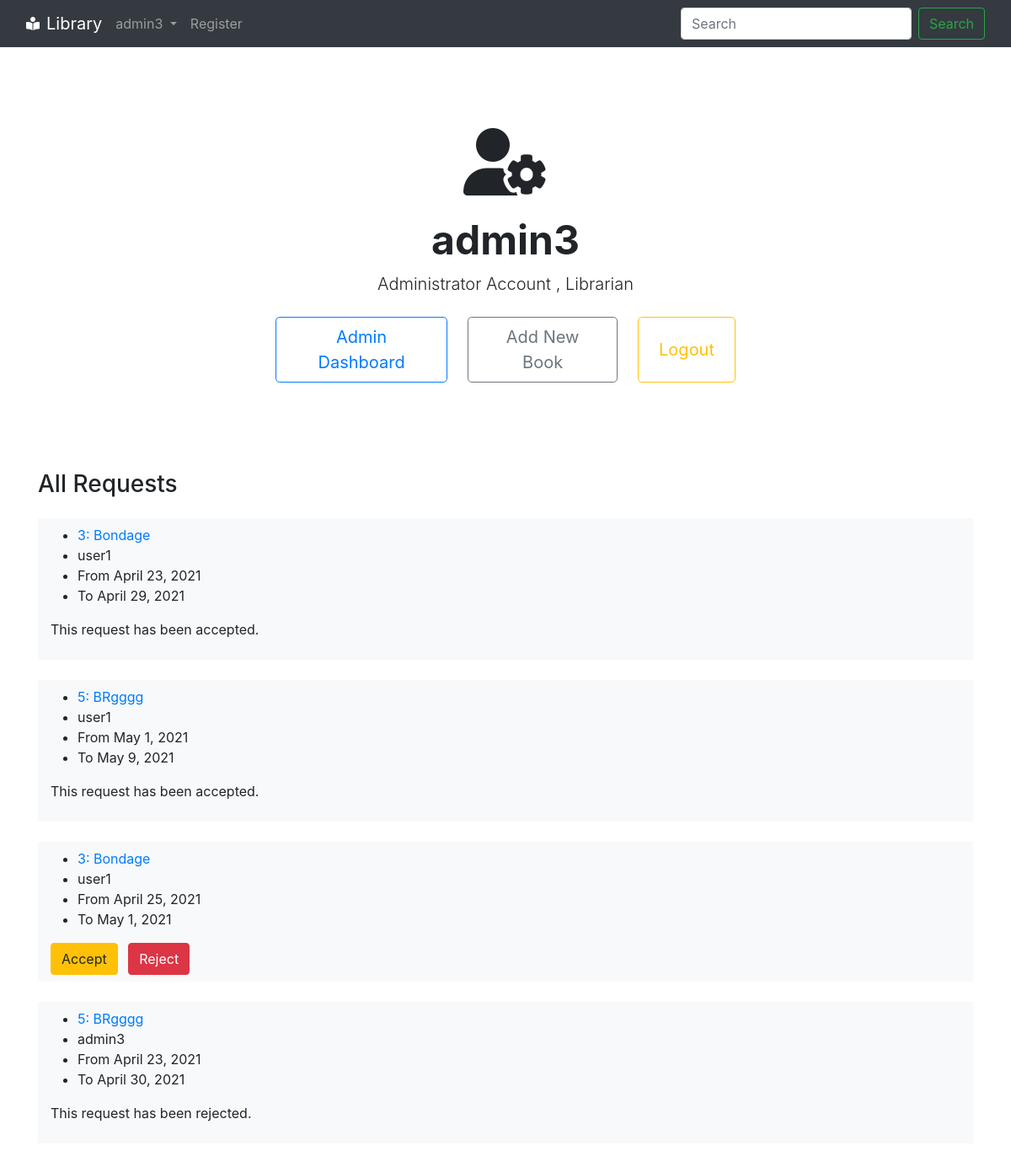
Page /profile (signed in) on the earlier database version.
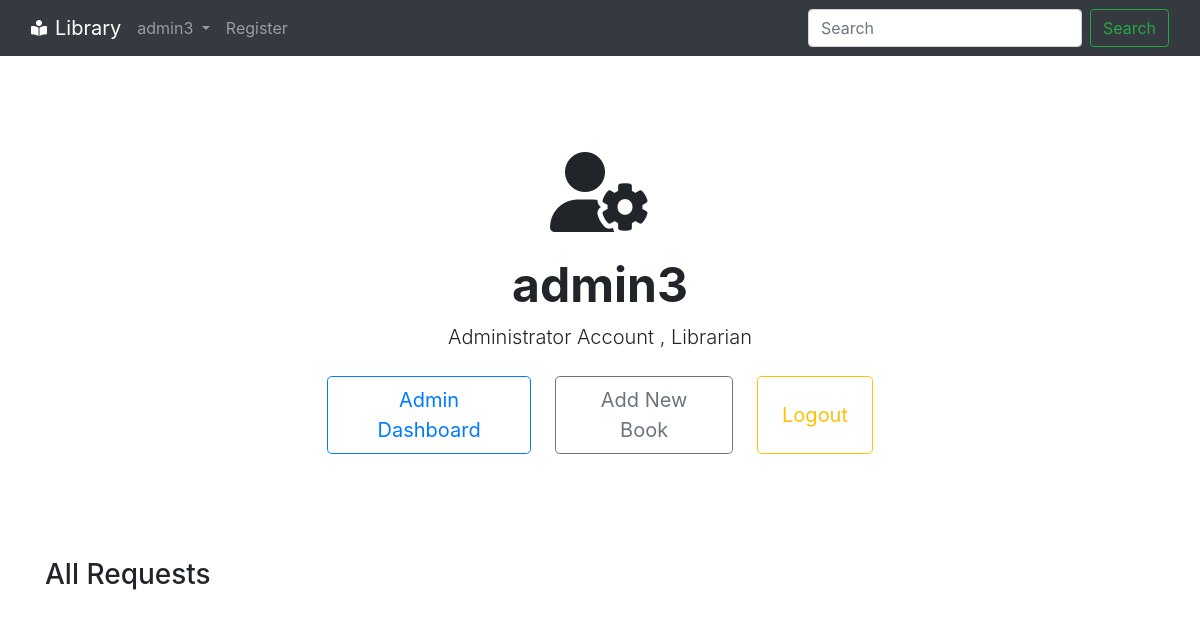
Same page on the later database version.
### library/models.py (models this page shows, shortened)
class Request(models.Model):
    user = models.ForeignKey(User, on_delete=models.CASCADE)
    book = models.ForeignKey(Book, on_delete=models.CASCADE)
    fromdate = models.DateField(auto_now=False, auto_now_add=False)
    todate = models.DateField(auto_now=False, auto_now_add=False)
    seen = models.BooleanField()
    accepted = models.BooleanField()
    reqname = models.CharField(max_length=200)

class Book(models.Model):
    title = models.CharField(max_length=100)
    author = models.CharField(max_length=100)
    publisher = models.CharField(max_length=100)
    genre = models.CharField(max_length=100)
    summary = models.TextField()
    isbn = models.CharField(max_length=20)
    avl = models.BooleanField()
    booknum = models.IntegerField()

### register/views.py (the view, shortened to what this page needs)
# urls.py: path('profile', views.profile, name="profile"),
def profile(request):
    reqset = None
    if request.user.profile.isLibrarian:
        reqset = reversed(Request.objects.all())
    return render(request, 'profile.html', {'curruser': request.user, 'reqset': reqset, 'today': date.today()})

### templates/profile.html (shortened to what this page needs)
{% extends 'base.html' %}
{% block body %}
    <div class="px-4 py-5 my-5 text-center">
        <div class="d-block mx-auto mb-4">
            {% if curruser.is_staff %}
                {% if curruser.profile.isLibrarian %}
                    <i class="fas fa-user-cog fa-5x"></i>
                {% else %}
                    <i class="fas fa-user-shield fa-5x"></i>
                {% endif %}
            {% else %}
                {% if curruser.profile.isLibrarian %}
                    <i class="fas fa-user-tie fa-5x"></i>
                {% else %}
                    <i class="fas fa-user fa-5x"></i>
                {% endif %}
            {% endif %}
        </div>
        <h1 class="display-5 fw-bold">{{curruser.username}}</h1>
        <div class="col-lg-6 mx-auto">
            <p class="lead mb-4">
                {% if curruser.is_staff %}
                   Administrator Account
                {% else %}
                    User Account
                {% endif %}
                {% if curruser.profile.isLibrarian %}
                   , Librarian
                {% endif %}
            </p>
            <div class="d-grid gap-2 d-sm-flex justify-content-sm-center">
                {% if curruser.is_staff %}
                    <button type="button" class="btn btn-outline-primary btn-lg px-4 me-sm-3" onclick="window.location.href = '/admin';">Admin Dashboard</button>
                {% endif %}
                {% if curruser.profile.isLibrarian %}
                    <button type="button" class="btn btn-outline-secondary btn-lg px-4 me-sm-3" onclick="window.location.href = '/addbook';">Add New Book</button>
                {% else %}
                    <button type="button" class="btn btn-outline-primary btn-lg px-4 me-sm-3" onclick="window.location.href = '#requests';">My Requests</button>
                {% endif %}
                <button type="button" class="btn btn-outline-warning btn-lg px-4" onclick="window.location.href = '/logout';">Logout</button>
            </div>
        </div>
    </div>
    {% if not reqset == None %}
        {% if curruser.profile.isLibrarian %}
            <div class="container py-2">
                <h3>All Requests</h3>
                {% for request in reqset %}
                    <div class="container my-4 bg-light py-2">
                        <ul>
                            <li><a href="/book/{{request.book.booknum}}">{{request.book.booknum}}: {{request.book.title}}</a></li>
                            <li>{{request.user.username}}</li>
                            <li>From {{request.fromdate}}</li>
                            <li>To {{request.todate}}</li>
                        </ul>
                        <form action="/profile" method="post">
                            {% if request.seen == True %}
                                <p>This request has been {% if request.accepted == True %}accept{% else %}reject{% endif %}ed.</p>
                            {% else %}
                                <button class="btn btn-warning mr-2" name='accept{{request.id}}'>Accept</button>
                                <button class="btn btn-danger mr-2" name='reject{{request.id}}'>Reject</button>
                            {% endif %}
                        </form>
                    </div>
                {% endfor %}
            </div>
        {% endif %}
    {% endif %}
{% endblock body %}

Differences in the rows shown:
removed Request: book.booknum "3", book "Bondage", user.username "user1", fromdate "April 23, 2021", todate "April 29, 2021", seen "This request has been"
removed Request: book.booknum "5", book "BRgggg", user.username "user1", fromdate "May 1, 2021", todate "May 9, 2021", seen "This request has been"
removed Request: book.booknum "3", book "Bondage", user.username "user1", fromdate "April 25, 2021", todate "May 1, 2021"
removed Request: book.booknum "5", book "BRgggg", user.username "admin3", fromdate "April 23, 2021", todate "April 30, 2021", seen "This request has been"
